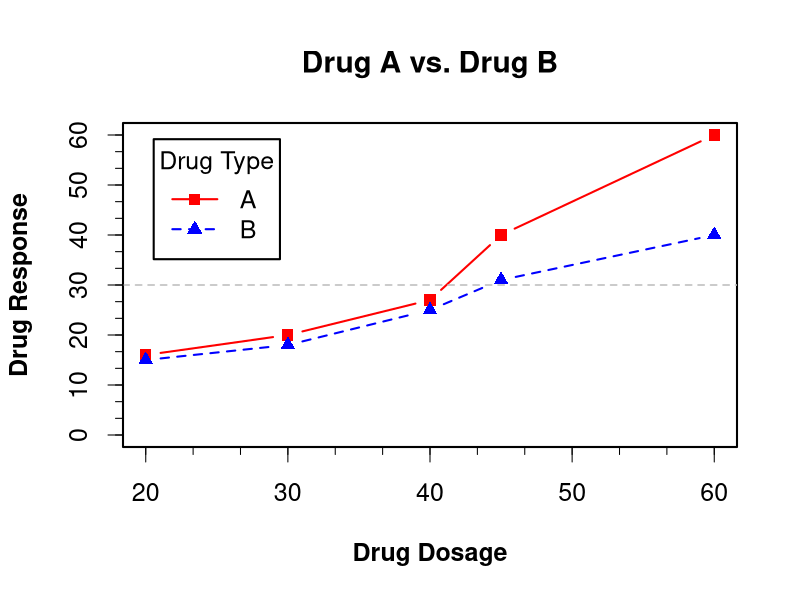

R code for this plot:
# Specify data
dose <- c(20, 30, 40, 45, 60)
drugA <- c(16, 20, 27, 40, 60)
drugB <- c(15, 18, 25, 31, 40)

opar <- par(no.readonly=TRUE)

# Increase line, text, symbol, label size
par(lwd=2, cex=1.5, font.lab=2)

# Generate graph
plot(dose, drugA, type="b", pch=15, lty=1, col="red",
     ylim=c(0, 60), main="Drug A vs. Drug B",
     xlab="Drug Dosage", ylab="Drug Response")

lines(dose, drugB, type="b", pch=17, lty=2, col="blue")

abline(h=c(30), lwd=1.5, lty=2, col="gray")

# Add minor tick marks
library(Hmisc)
minor.tick(nx=3, ny=3, tick.ratio=0.5)

# Add legend
legend("topleft", inset=.05, title="Drug Type", c("A", "B"),
       lty=c(1, 2), pch=c(15, 17), col=c("red", "blue"))

par(opar)
